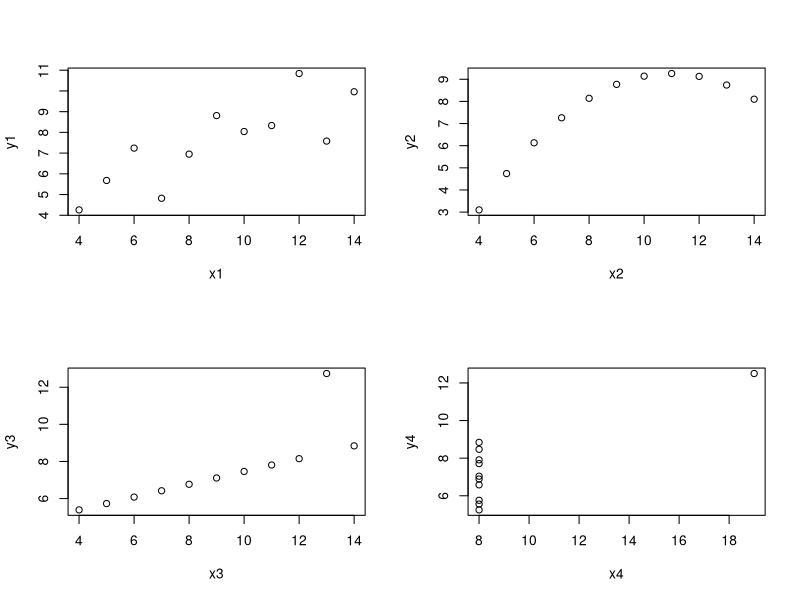

Write the R code that produced this figure.
## ---- chunk 1
attach(anscombe)
mean(x1)
mean(x2)
mean(x3)
mean(x4)

mean(y1)
mean(y2)
mean(y3)
mean(y4)
## ---- chunk 2
cor(x1, y1)
cor(x2, y2)
cor(x3, y3)
cor(x4, y4)

lm(y1 ~ x1)
lm(y2 ~ x2)
lm(y3 ~ x3)
lm(y4 ~ x4)
## ---- chunk 3
par(mfrow=(c(2,2)))
plot(x1, y1)
plot(x2, y2)
plot(x3, y3)
plot(x4, y4)
